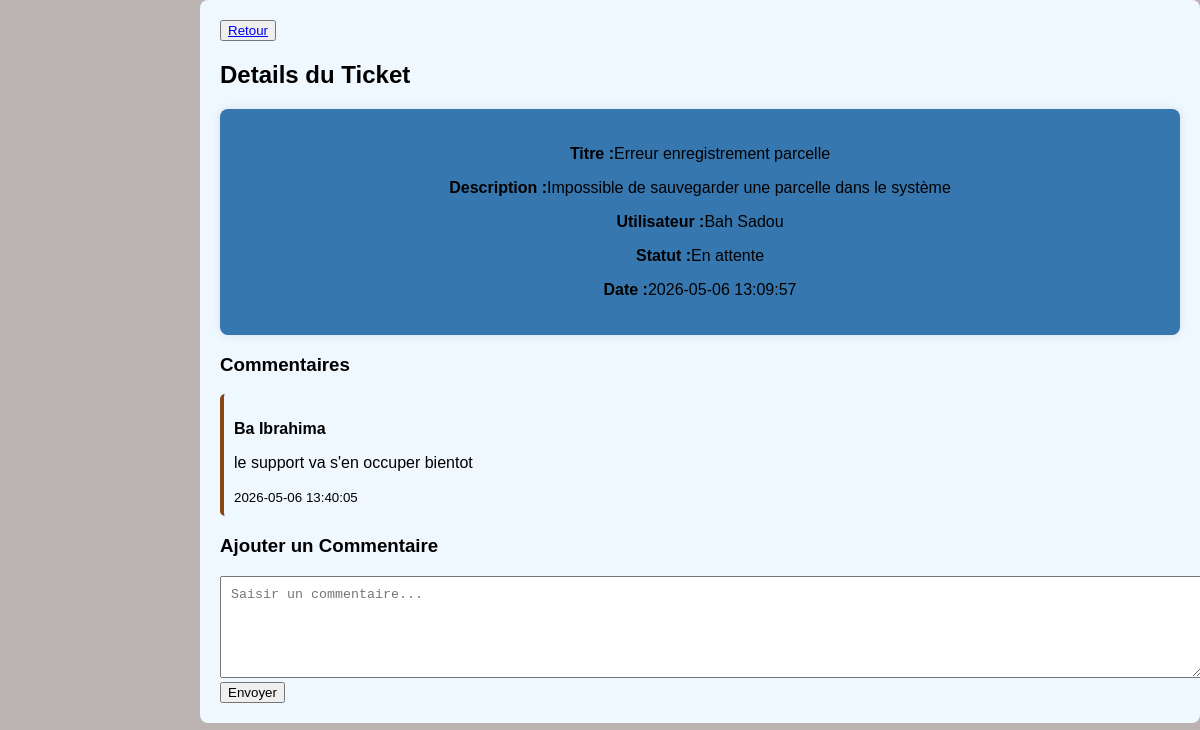
Screenshot of /superviseur/detail.php?id=1 (signed in) with the database file from the repository.
### tables this page shows
CREATE TABLE `ticket` (
  `id_ticket` int(11) NOT NULL,
  `titre` varchar(255) NOT NULL,
  `description` text DEFAULT NULL,
  `id_user` int(11) DEFAULT NULL,
  `id_categorie` int(11) DEFAULT NULL,
  `id_module` int(11) DEFAULT NULL,
  `id_priorite` int(11) DEFAULT NULL,
  `id_statut` int(11) DEFAULT NULL,
  `date_creation` datetime DEFAULT current_timestamp(),
  `date_cloture` datetime DEFAULT NULL,
  `date_limite` datetime DEFAULT NULL
);

CREATE TABLE `utilisateur` (
  `id_user` int(11) NOT NULL,
  `nom` varchar(100) NOT NULL,
  `prenom` varchar(100) DEFAULT NULL,
  `email` varchar(100) NOT NULL,
  `mot_de_passe` varchar(255) NOT NULL,
  `role` enum('ADMIN','SUPPORT_N1','SUPPORT_N2','UTILISATEUR','SUPERVISEUR') NOT NULL,
  `id_commune` int(11) DEFAULT NULL,
  `date_creation` datetime DEFAULT current_timestamp()
);

CREATE TABLE `statut_ticket` (
  `id_statut` int(11) NOT NULL,
  `libelle` varchar(50) DEFAULT NULL,
  `couleur` varchar(20) DEFAULT NULL
);

CREATE TABLE `commentaire` (
  `id_commentaire` int(11) NOT NULL,
  `id_ticket` int(11) DEFAULT NULL,
  `id_user` int(11) DEFAULT NULL,
  `message` text DEFAULT NULL,
  `date_commentaire` datetime DEFAULT current_timestamp()
);

### superviseur/detail.php (the view, shortened to what this page needs)
<?php
   include '../configDb.php';
   $id = intval ($_GET['id']);
   $stmt = $pdo->prepare("SELECT t.*, u.nom, u.prenom, s.libelle as statut
                           FROM ticket t LEFT JOIN utilisateur u on t.id_user = u.id_user
                           LEFT JOIN statut_ticket s ON t.id_statut = s.id_statut
                           WHERE t.id_ticket = ?");
                           $stmt->execute([$id]);
                           $ticket = $stmt->fetch(PDO::FETCH_ASSOC);
                        $comments = $pdo->prepare("SELECT c.*, u.nom, u.prenom from commentaire c
                                                   join utilisateur u on c.id_user = u.id_user
                                                   where c.id_ticket = ? ORDER BY c.date_commentaire DESC");
                        $comments->execute([$id]);
                        $comments = $comments->fetchAll(PDO::FETCH_ASSOC);
?>
<!DOCTYPE html>
<html lang="fr">
<head>
    <link rel="stylesheet" href="../admin/admin.css">
</head>
<body>
<div class="main">
    <div >
        <button class="back"><a href="dashboard.php">Retour</a></button>
    </div>
    <h2>Details du Ticket</h2>
    <div class="card">
        <p><strong>Titre :</strong><?= htmlspecialchars($ticket['titre']) ?></p>
         <p><strong>Description :</strong><?= htmlspecialchars($ticket['description']) ?></p>
          <p><strong>Utilisateur :</strong><?= $ticket['nom']." ".$ticket['prenom'] ?></p>
          <p><strong>Statut :</strong><?= $ticket['statut'] ?></p>
          <p><strong>Date :</strong><?= $ticket['date_creation'] ?></p>
    </div>
    <h3>Commentaires</h3>
       <?php if(count($comments) > 0): ?>
         <?php foreach($comments as $c ): ?>
            <div class="comment">
                <p><strong><?= $c['nom']." ".$c['prenom'] ?></strong></p>
                 <p><?= htmlspecialchars($c['message']) ?></p>
                 <small><?= $c['date_commentaire'] ?></small>
            </div>
            <?php endforeach;?>
            <?php else: ?>
                <p>Aucun commentaire</p>
                <?php endif; ?>
     <h3>Ajouter un Commentaire</h3>
        <form action="" method="post">
            <textarea name="commentaire" required placeholder="Saisir un commentaire..."></textarea><br>
            <button type="submit" name="add_comment">Envoyer</button>
        </form>
</div>
</body>
</html>

### admin/admin.css (style rules this page uses)
body { margin: 0; font-family: sans-serif; background-color: #bbb2b2; }
.main { margin-left: 200px; background-color: aliceblue; padding: 20px; border-radius: 8px; margin-bottom: 20px; }
.card { background-color: rgb(55, 119, 175); padding: 20px; flex: 1 1 200px; border-radius: 8px; box-shadow: 0 0 10px rgba(0,0,0,0.1); text-align: center; }
.comment { background: aliceblue; padding: 10px; margin-bottom: 10px; border-left: 4px solid #8b4513; border-radius: 5px; }
textarea { width: 100%; height: 80px; padding: 10px; }

### rows the page displays
ticket: titre "Erreur enregistrement parcelle", description "Impossible de sauvegarder une parcelle dans le système", id_user.nom "Bah", id_user.prenom "Sadou", id_statut.libelle "En attente", date_creation "2026-05-06 13:09:57"
commentaire: id_user.nom "Ba", id_user.prenom "Ibrahima", message "le support va s'en occuper bientot", date_commentaire "2026-05-06 13:40:05"
